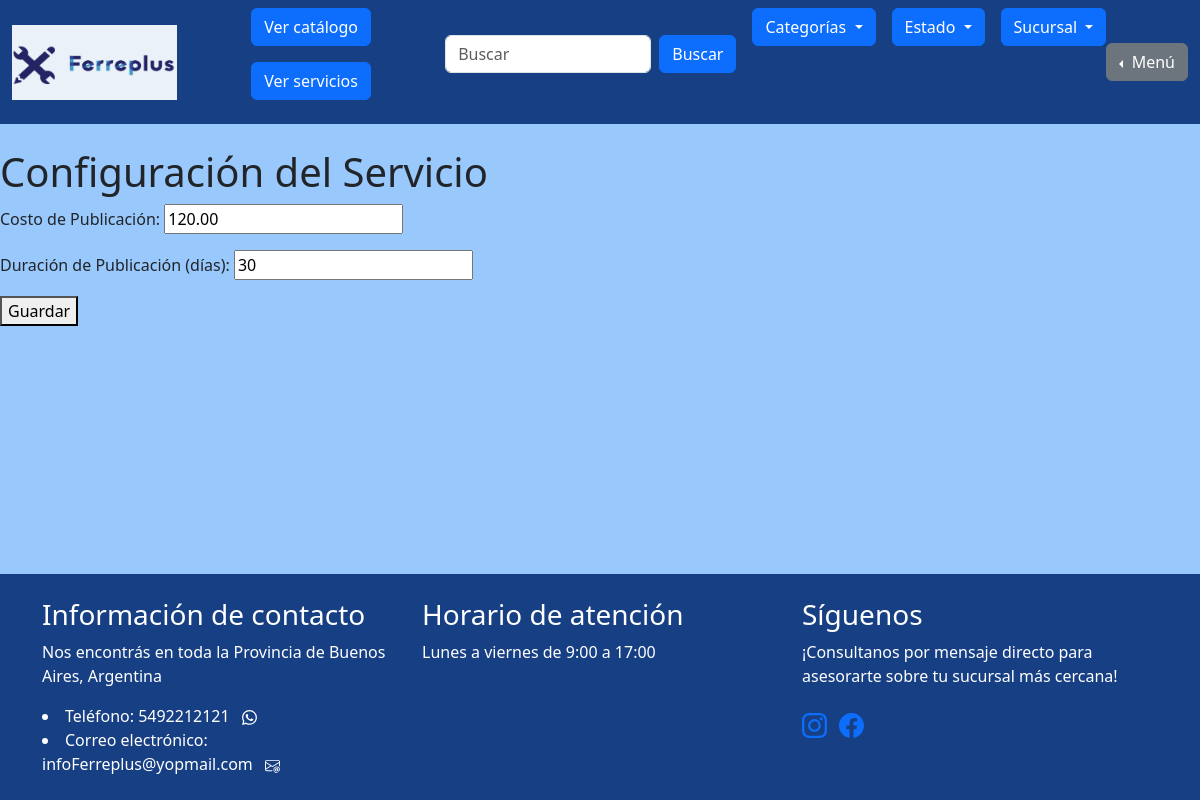
Page /gestion_de_servicios/configuracion-servicio/ (signed in) on the committed database.
### gestion_de_servicios/models.py (models this page shows, shortened)
class ConfiguracionServicio(models.Model):
    costo_publicacion = models.DecimalField(max_digits=10, decimal_places=2, default=0)
    duracion_publicacion_dias = models.IntegerField(default=30)
    @classmethod
    def get_solo_instance(cls):
        instance, created = cls.objects.get_or_create(pk=1)
        return instance

### gestion_de_servicios/views.py (the view)
# urls.py: path('configuracion-servicio/', configuracion_servicio, name='configuracion_servicio'),
def configuracion_servicio(request):
    configuracion = ConfiguracionServicio.get_solo_instance()
    if request.method == 'POST':
        form = ConfiguracionServicioForm(request.POST, instance=configuracion)
        if form.is_valid():
            form.save()
            return redirect('configuracion_servicio')
    else:
        form = ConfiguracionServicioForm(instance=configuracion)
    return render(request, 'gestion_de_servicios/config.html', {'form': form})

### gestion_de_servicios/forms.py
class ConfiguracionServicioForm(forms.ModelForm):
    costo_publicacion = forms.DecimalField(min_value=1, label='Costo de Publicación')
    duracion_publicacion_dias = forms.IntegerField(min_value=1, label='Duración de Publicación (días)')
    class Meta:
        model = ConfiguracionServicio
        fields = ['costo_publicacion', 'duracion_publicacion_dias']

### project/context_processors.py (called while the page is built)
def agregar_datos_a_contexto(request):
    sucursales = Sucursal.objects.all()
    estados_list = ["Nuevo - Sin uso", "Usado", "Restaurado", "Para reparar", "Para piezas", "Con defectos leves"]
    categorias_list = ["Herramientas", "Construcción", "Ferretería general", "Electricidad", "Fontanería", "Jardín"]
    return {
        'sucursales': sucursales,
        'estados_list': estados_list,
        'categorias_list': categorias_list,
    }

### gestion_de_servicios/templates/gestion_de_servicios/config.html (shortened to what this page needs)
{% extends "homepage/base.html" %}
{% block content %}
<head>
</head>
<body>
    <h1>Configuración del Servicio</h1>
    <form method="post">
        {{ form.as_p }}
        <button type="submit">Guardar</button>
    </form>
    {% endblock %}

### homepage/templates/homepage/base.html (style rules this page uses)
body { background-color: #98C8FC; }
body { min-height: 100vh; display: flex; flex-direction: column; }

### rows in the picture
ConfiguracionServicio: costo_publicacion "120.00", duracion_publicacion_dias "30"
